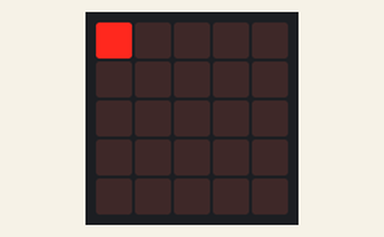
The program below on a simulated BBC micro:bit (MakeCode). Shown: the board's 5×5 LED display. At 8.5 s the program stops and its outputs stay as they are.

Above: at 0.1 s.
At 1.6 s:
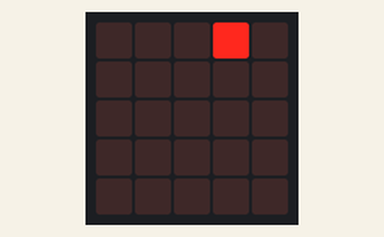
At 2.6 s:
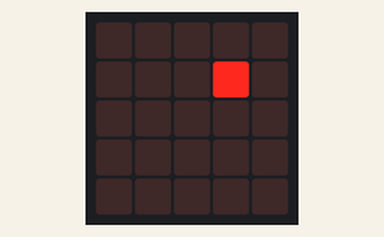
At 3.6 s:
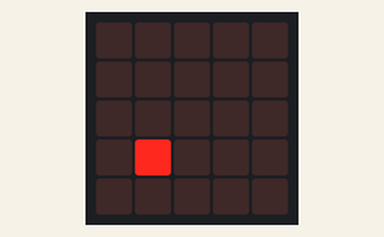
At 5.6 s:
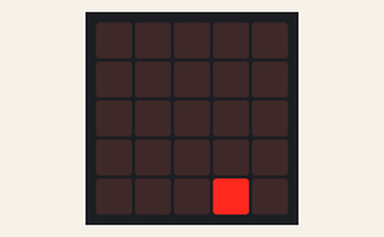
At 7.6 s:
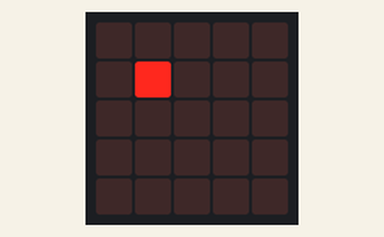

Measured:
- what the display in image 1 shows lasts 0.5 s, from 1.5 s to 2.0 s

The program:

main.ts
```typescript
let x = 0
let y = 0
let fnf = 1
for (let index = 0; index < 13; index++) {
    led.plot(x, y)
    basic.pause(500)
    if (fnf < 5) {
        x += 1
    } else {
        if (x > 0) {
            x += -1
        }
        if (y < 5) {
            y += 1
        }
    }
    fnf += 1
    if (fnf == 9) {
        fnf = 0
        x = 0
        y = 4
    }
    basic.clearScreen()
    if (x == 4 && y == 4) {
        for (let index = 0; index < 4; index++) {
            led.plot(x, y)
            basic.pause(500)
            x += -1
            y += -1
            basic.clearScreen()
        }
    }
}
```

test.ts
```typescript
// 在這裡測試；當此封包作為擴充功能時，將不會編譯此內容。
```
